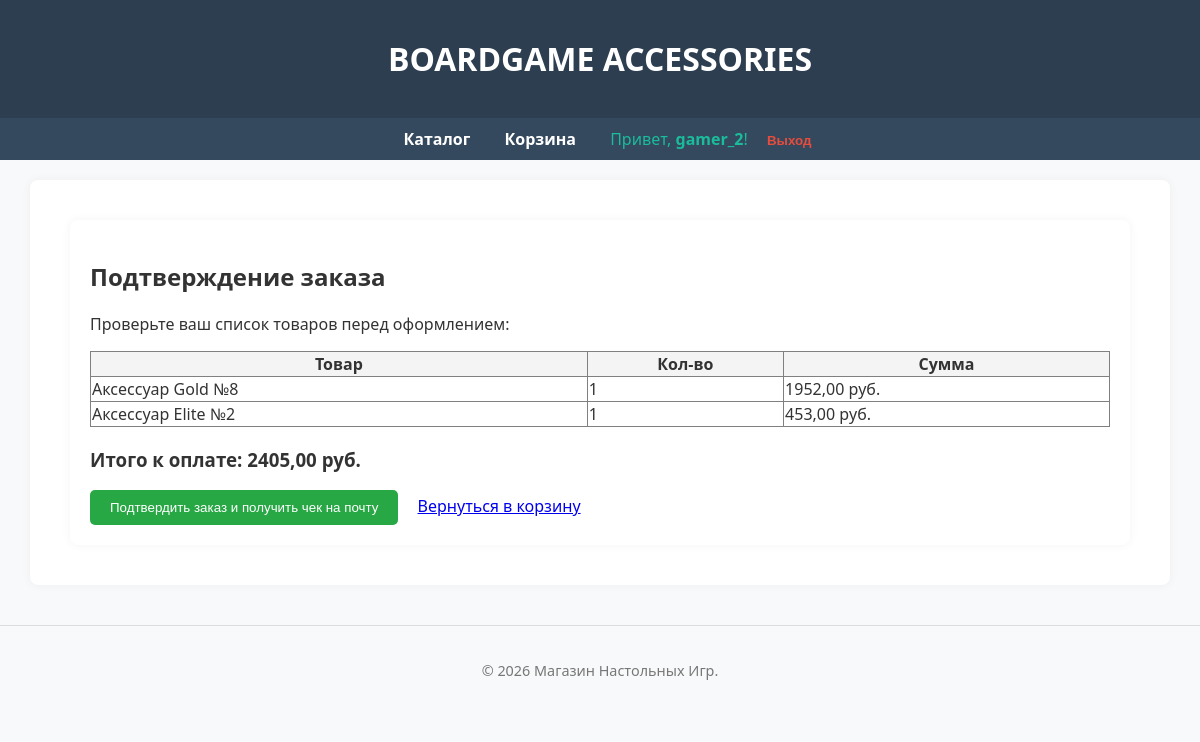
The page /checkout/ (signed in) on the database its author committed.
### shop/models.py (models this page shows, shortened)
class CartItem(models.Model):
    cart = models.ForeignKey(Cart, related_name='items', on_delete=models.CASCADE, verbose_name="Корзина")
    product = models.ForeignKey(Product, on_delete=models.CASCADE, verbose_name="Товар")
    quantity = models.PositiveIntegerField(default=1, verbose_name="Количество")
    def get_cost(self):
        return self.product.price * self.quantity
    class Meta:
        verbose_name = "Элемент корзины"
        verbose_name_plural = "Элементы корзины"

class Product(models.Model):
    name = models.CharField(max_length=200, verbose_name="Название товара")
    description = models.TextField(verbose_name="Описание товара")
    image = models.ImageField(upload_to='products/', verbose_name="Фото товара", blank=True, null=True)
    price = models.DecimalField(
        max_digits=10,
        decimal_places=2,
        validators=[MinValueValidator(0)],
        verbose_name="Цена"
    )
    stock = models.IntegerField(
        validators=[MinValueValidator(0)],
        verbose_name="Количество на складе"
    )
    category = models.ForeignKey(Category, on_delete=models.CASCADE, verbose_name="Категория")
    producer = models.ForeignKey(Producer, on_delete=models.CASCADE, verbose_name="Производитель")
    class Meta:
        verbose_name = "Товар"
        verbose_name_plural = "Товары"

class Cart(models.Model):
    user = models.OneToOneField(User, on_delete=models.CASCADE, verbose_name="Пользователь")
    created_at = models.DateTimeField(auto_now_add=True, verbose_name="Дата создания")
    def get_total_price(self):
        return sum(item.get_cost() for item in self.items.all())
    class Meta:
        verbose_name = "Корзина"
        verbose_name_plural = "Корзины"

### shop/views.py (the view, shortened to what this page needs)
# urls.py: path('checkout/', views.checkout_view, name = 'checkout'),
def checkout_view(request):
    cart = Cart.objects.get(user=request.user)
    items = cart.items.all()
    return render(request, 'shop/checkout.html', {'cart': cart})

### shop/templates/shop/checkout.html (shortened to what this page needs)
{% extends "shop/base.html" %}
{% block content %}
<div class="container" style="margin: 20px;">
    <h2>Подтверждение заказа</h2>
    <p>Проверьте ваш список товаров перед оформлением:</p>
    <table class="table" border="1" style="width: 100%; border-collapse: collapse;">
        <thead>
            <tr style="background: #f4f4f4;">
                <th>Товар</th>
                <th>Кол-во</th>
                <th>Сумма</th>
            </tr>
        </thead>
        <tbody>
            {% for item in cart.items.all %}
            <tr>
                <td>{{ item.product.name }}</td>
                <td>{{ item.quantity }}</td>
                <td>{{ item.get_cost }} руб.</td>
            </tr>
            {% endfor %}
        </tbody>
    </table>
    <div style="margin-top: 20px;">
        <h3>Итого к оплате: {{ cart.get_total_price }} руб.</h3>
        <form method="post" action="{% url 'checkout' %}">
            <button type="submit" class="btn" style="background: #28a745; color: white; padding: 10px 20px; border: none; cursor: pointer;">
                Подтвердить заказ и получить чек на почту
            </button>
            <a href="{% url 'cart_view' %}" style="margin-left: 15px;">Вернуться в корзину</a>
        </form>
    </div>
</div>
{% endblock %}

### shop/templates/shop/base.html (shortened to what this page needs)
<!DOCTYPE html>
<html lang="ru">
<head>
</head>
<body>
<header>
    <h1>BOARDGAME ACCESSORIES</h1>
</header>
<nav>
    <a href="{% url 'product_list' %}">Каталог</a>
    {% if user.is_authenticated %}
        <a href="{% url 'cart_view' %}">Корзина</a>
        <span style="color: #1abc9c; margin: 0 15px;">Привет, <b>{{ user.username }}</b>!</span>
        <form action="{% url 'logout' %}" method="post" style="display: inline;">
    <button type="submit" style="background: none; border: none; color: #e74c3c; cursor: pointer; font-weight: bold; padding: 0;">
        Выход
    </button>
</form>
    {% else %}
        <a href="{% url 'login' %}">Вход</a>
        <a href="{% url 'register' %}" style="color: #1abc9c; font-weight: bold;">Регистрация</a>
        <a href="/admin/" style="font-size: 0.8rem; opacity: 0.7;">(Админ)</a>
    {% endif %}
</nav>
<div class="container">
    {% block content %}
    {% endblock %}
</div>
<footer>
    <p>&copy; 2026 Магазин Настольных Игр.</p>
</footer>
</body>
</html>

### shop/templates/shop/base.html (style rules this page uses)
body { font-family: 'Segoe UI', Tahoma, Geneva, Verdana, sans-serif; margin: 0; background-color: #f8f9fa; color: #333; }
header { background-color: #2c3e50; color: white; padding: 1rem 0; text-align: center; box-shadow: 0 2px 5px rgba(0,0,0,0.1); }
nav { background: #34495e; padding: 10px; text-align: center; }
nav a { color: white; margin: 0 15px; text-decoration: none; font-weight: bold; }
.container { max-width: 1100px; margin: 20px auto; padding: 20px; background: white; border-radius: 8px; box-shadow: 0 0 10px rgba(0,0,0,0.05); }
footer { text-align: center; padding: 20px; font-size: 0.9rem; color: #777; margin-top: 40px; border-top: 1px solid #ddd; }
.btn { display: inline-block; background: #1abc9c; color: white; padding: 10px 20px; border-radius: 5px; text-decoration: none; transition: 0.3s; }

### rows shown on the page
CartItem: product.name "Аксессуар Gold №8", quantity "1", get_cost "1952,00"
CartItem: product.name "Аксессуар Elite №2", quantity "1", get_cost "453,00"
Cart: get_total_price "2405,00"

### other values the page prints
{{ user.username }} "gamer_2"
